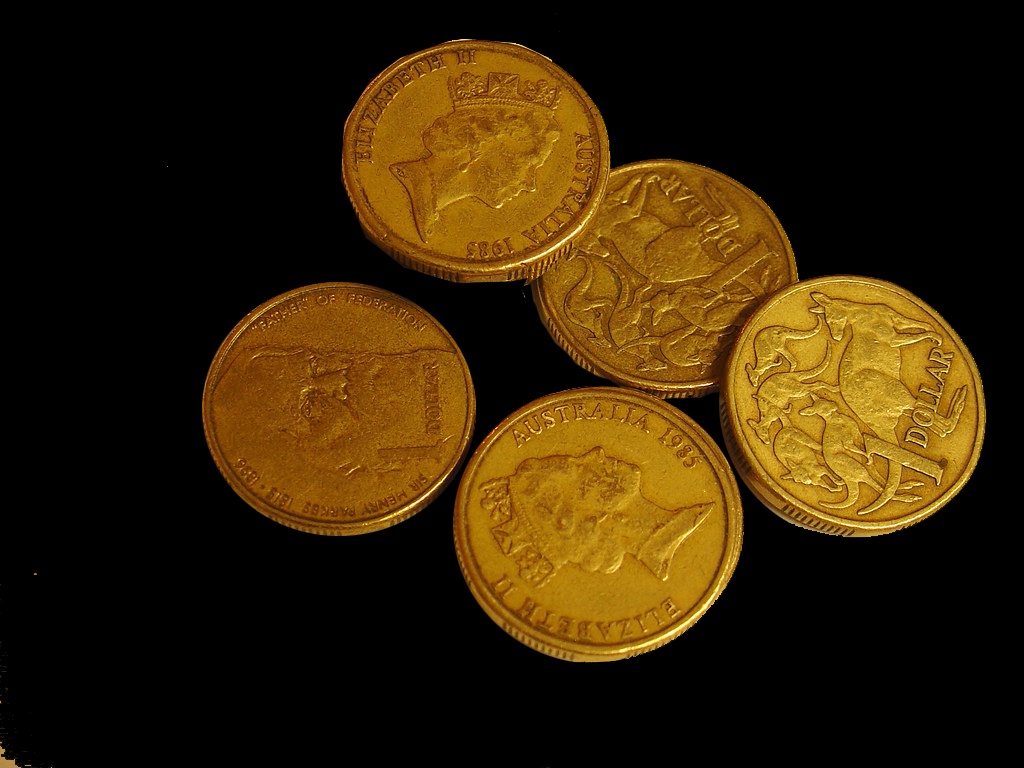
#> input picture lab/week5/Lab3_Images/Lab3_Images/imgQ12-1.png, 1024 x 768 px, found by its file name
$ jupyter execute --allow-errors Lab3.ipynb
#> lines starting #> are read from the running program, lines starting #| are printed output that depends on the picture; after the words box and inside, x2 and y2 are one past the last pixel; in counts of white or black regions, pixels touching at a corner belong together
[cell 1]
import numpy as np
import cv2
import matplotlib.pyplot as plt
from sklearn.cluster import MeanShift, estimate_bandwidth
from scipy import ndimage as ndi

from skimage.segmentation import watershed
from skimage.feature import peak_local_max

[cell 2]
size = 100,100

[cell 3]
img11 = cv2.imread('Lab3_images/Lab3_images/imgQ12-1.png')
#> img11 is the input picture: shape (768, 1024, 3); mean B, G, R 5.3, 34.7, 52.5
img1 = cv2.cvtColor(img11,cv2.COLOR_BGR2RGB)

#> (a cell that did not finish here is left out)

[cell 5]
plt.imshow(img1)
#plt.title(k)
plt.show()

[cell 6]
img1 = cv2.resize(img1,(100,100))
#> img1: shape (100, 100, 3)

[cell 7]
img = np.reshape(img1,[-1,3])

[cell 8]
img.shape
#> Out = (10000, 3)

[cell 9]
ms = MeanShift(bin_seeding=True)

#> (a cell that did not finish here is left out)

#> (a cell that did not finish here is left out)

#> (a cell that did not finish here is left out)

#> (a cell that did not finish here is left out)

[cell 14]
img21 = cv2.imread('Lab3_images/Lab3_images/imgQ12-1.png')
img22 = cv2.imread('Lab3_images/Lab3_images/imgQ12-2.png')
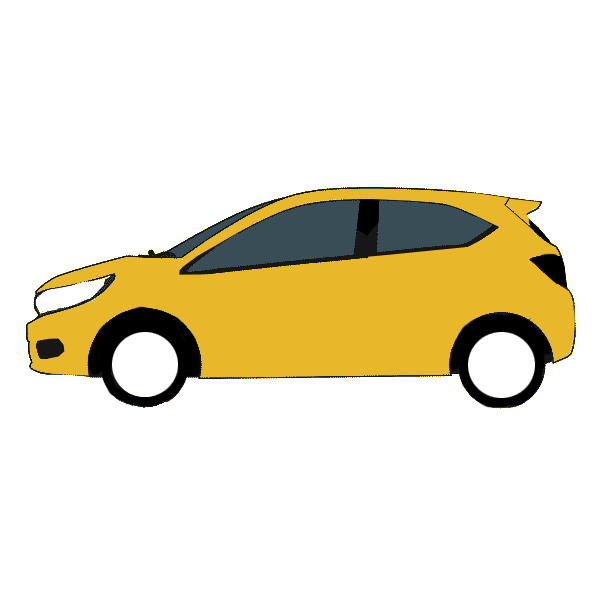
#> input picture lab/week5/Lab3_Images/Lab3_Images/imgQ12-2.png, 600 x 600 px, found by its file name
#> img22 is the input picture: shape (600, 600, 3); mean B, G, R 207.5, 228.1, 234.6

[cell 15]
gray2 = cv2.cvtColor(img21, cv2.COLOR_BGR2GRAY)
ret2, thresh2 = cv2.threshold(gray2, 0, 255,cv2.THRESH_BINARY_INV | cv2.THRESH_OTSU)
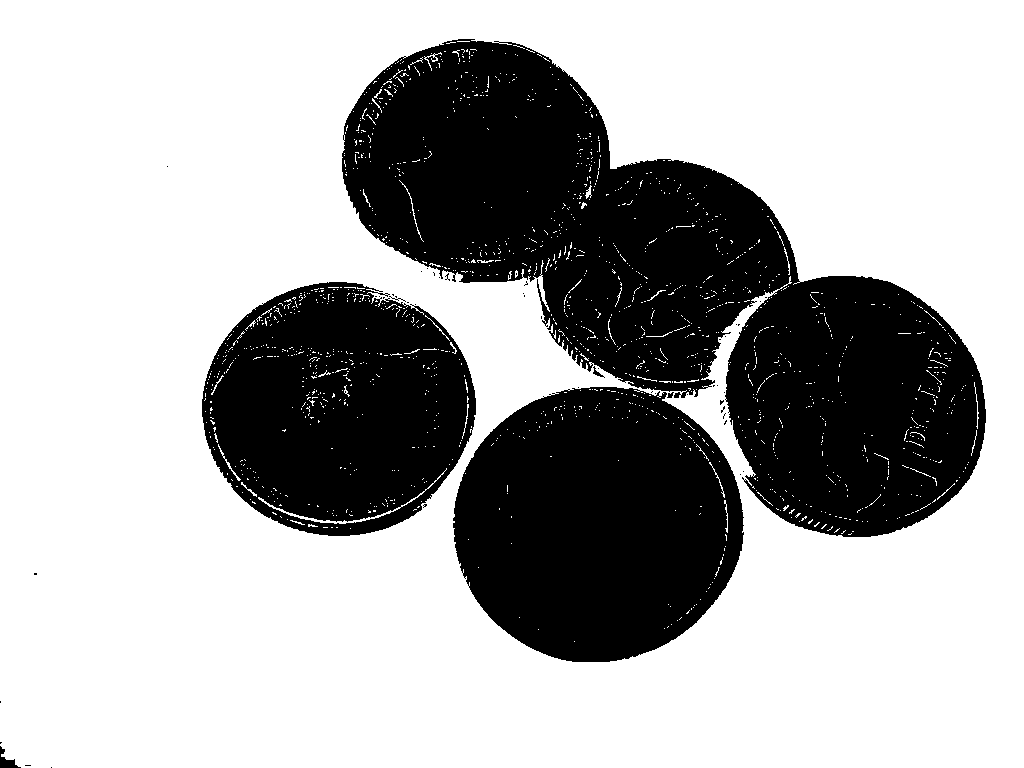
#> thresh2: shape (768, 1024); 67.6% white; 51 black regions (45 under 20 px), largest, box (x1, y1, x2, y2) and area: (342, 39, 986, 537) 140866, (453, 387, 744, 662) 62237, (202, 282, 476, 536) 51664, (0, 746, 21, 768) 179, (593, 366, 605, 378) 41, (667, 392, 674, 398) 25
#> ret2 = 55

kernel2 = np.ones((3, 3), dtype=np.uint8)
# 2.噪声去除
open2 = cv2.morphologyEx(thresh2, cv2.MORPH_OPEN, kernel2, iterations=2)
#> open2: shape (768, 1024); 66.6% white; 10 black regions (7 under 20 px), largest, box (x1, y1, x2, y2) and area: (342, 39, 986, 662) 208653, (202, 282, 476, 536) 53927, (0, 742, 31, 768) 219
# 3.确定背景区域
sure_bg2 = cv2.dilate(open2, kernel2, iterations=3)
#> sure_bg2: shape (768, 1024); 68.4% white; 3 black regions, box (x1, y1, x2, y2) and area: (345, 42, 983, 659) 197415, (205, 285, 473, 533) 50795, (0, 752, 12, 768) 75
# 4.寻找前景区域
dist_transform2 = cv2.distanceTransform(open2, 1, 5)
ret2, sure_fg2 = cv2.threshold(dist_transform2, 0.5 * dist_transform2.max(), 255, cv2.THRESH_BINARY)
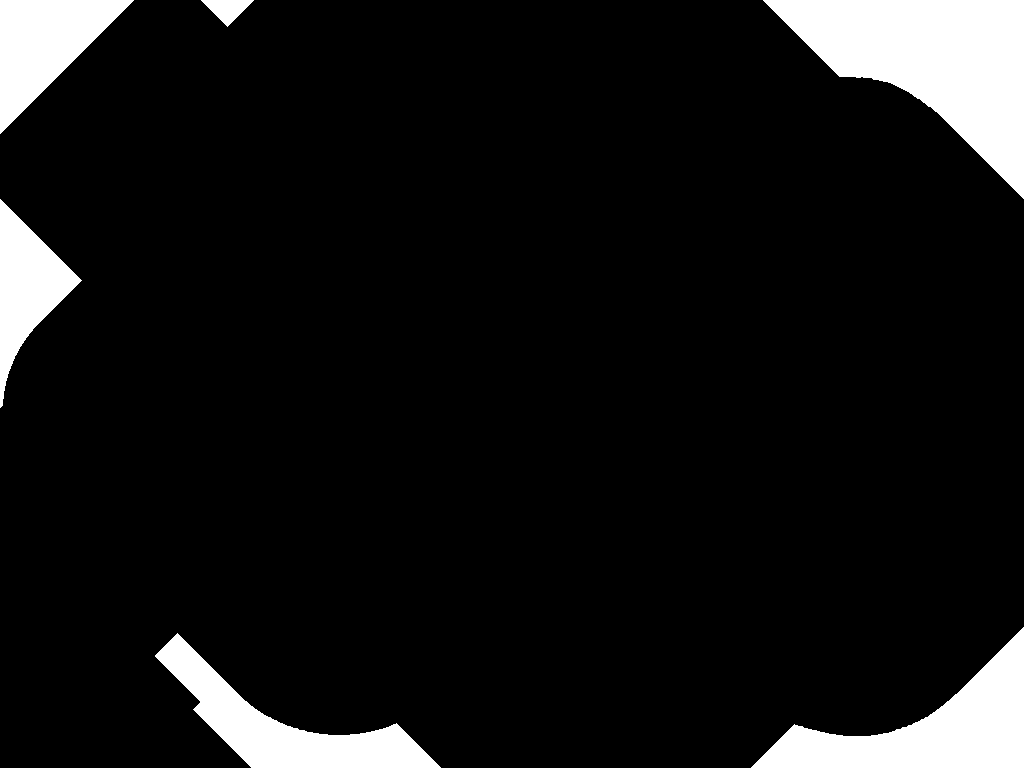
#> sure_fg2: shape (768, 1024) float32; 8.7% white; 6 white regions, box (x1, y1, x2, y2) and area: (763, 0, 1024, 199) 25047, (751, 627, 1024, 768) 15015, (155, 633, 441, 768) 11602, (0, 0, 134, 134) 9045, (0, 199, 82, 408) 7192, (201, 0, 254, 27) 729
#> ret2 = 199
# 5.找到未知区域
sure_fg2 = np.uint8(sure_fg2)
unknow2 = cv2.subtract(sure_bg2, sure_fg2)
#> unknow2: shape (768, 1024); 59.7% white; 9 black regions, largest, box (x1, y1, x2, y2) and area: (345, 42, 983, 659) 197415, (205, 285, 473, 533) 50795, (763, 0, 1024, 199) 25047

# 6.类别标记
ret2, markers2 = cv2.connectedComponents(sure_fg2)
#> markers2: shape (768, 1024) int32; 7 distinct labels, from 0 to 6
#> ret2 = 7

[cell 16]
ret2, markers2 = cv2.connectedComponents(sure_fg2)
# 为所有的标记加1，保证背景是0而不是1
markers2 = markers2 + 1
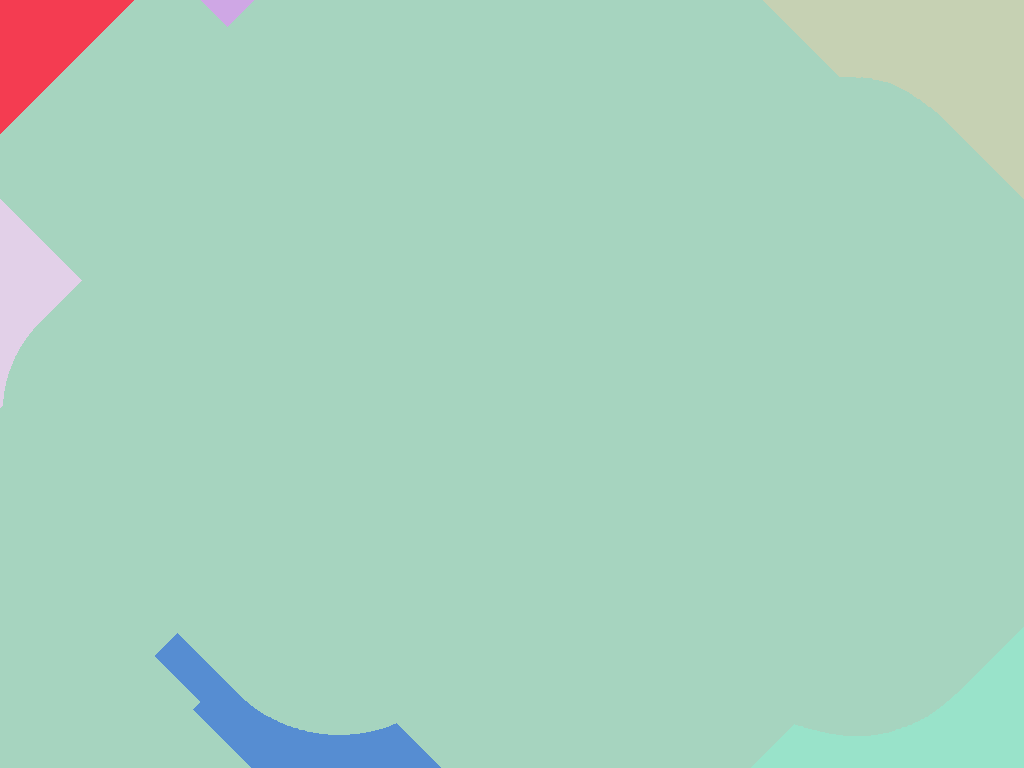
#> markers2: shape (768, 1024) int32; 7 distinct labels, from 1 to 7; one colour per label, 0 black
# 现在让所有的未知区域为0
markers2[unknow2 == 255] = 0
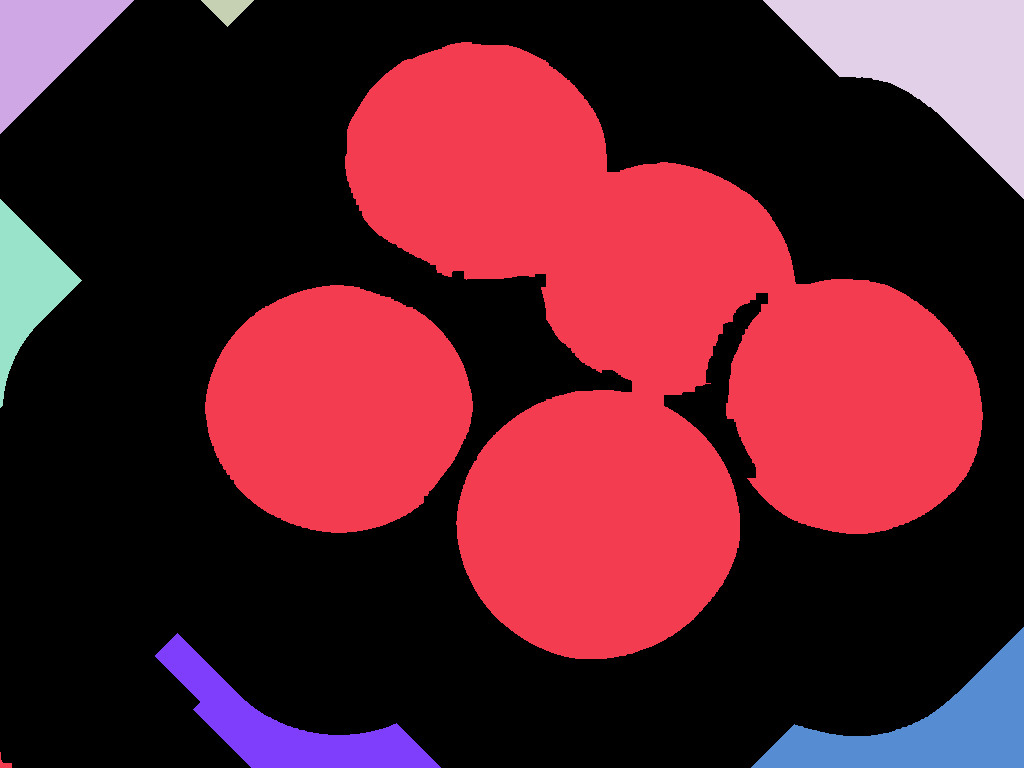
#> markers2: shape (768, 1024) int32; 8 distinct labels, from 0 to 7; one colour per label, 0 black

# 7.分水岭算法
#> (the rest of this cell did not finish here and is left out)

[cell 17]
labels2 = watershed(-dist_transform2, markers2, mask=gray2)
#> labels2: shape (768, 1024) int32; values 0 (black) and 1 (white), 34.4% white; 3 white regions, box (x1, y1, x2, y2) and area: (340, 39, 987, 663) 214853, (202, 282, 476, 536) 55155, (0, 740, 23, 768) 258

[cell 18]
plt.imshow(labels2)

[cell 19]
gray1 = cv2.cvtColor(img21,cv2.COLOR_BGR2GRAY)
cv2.threshold(gray1,127,0,cv2.THRESH_BINARY_INV)

[cell 20]
distance = ndi.distance_transform_edt(gray1)
distance

[cell 21]
distance.shape, gray1.shape
#> Out = ((768, 1024), (768, 1024))

[cell 22]
local_maxi = peak_local_max(distance, indices = False, footprint=np.ones((3,3)),labels = gray1)
#> local_maxi: shape (768, 1024) bool; 29.8% white; 88 white regions (83 under 20 px), largest, box (x1, y1, x2, y2) and area: (340, 39, 987, 663) 186540, (202, 282, 476, 536) 47539, (1, 751, 19, 767) 62, (521, 289, 526, 299) 22, (24, 764, 32, 767) 21

[cell 23]
markers = ndi.label(local_maxi)[0]
#> markers: shape (768, 1024) int32; 627 distinct labels, from 0 to 626
labels = watershed(-distance, markers, mask=gray1)
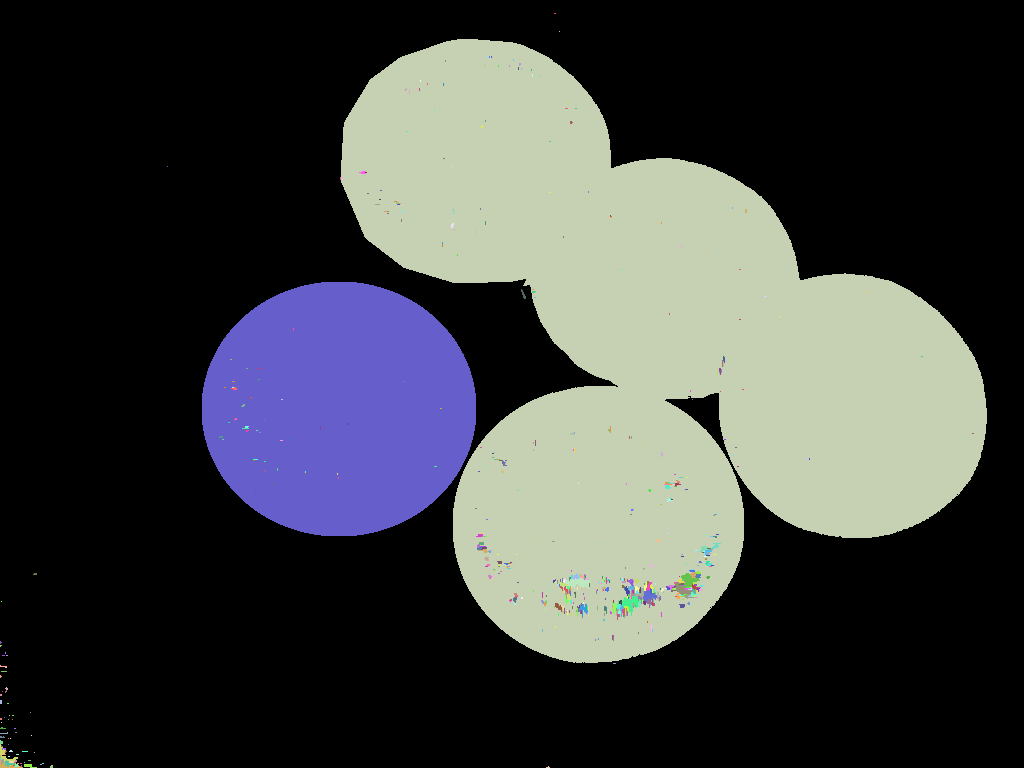
#> labels: shape (768, 1024) int32; 627 distinct labels, from 0 to 626; one colour per label, 0 black

[cell 24]
fig, axes = plt.subplots(ncols=3, figsize=(9, 3), sharex=True, sharey=True)
ax = axes.ravel()

ax[0].imshow(gray1, cmap=plt.cm.gray)
ax[0].set_title('Overlapping objects')
ax[1].imshow(-distance, cmap=plt.cm.gray)
ax[1].set_title('Distances')
ax[2].imshow(labels, cmap=plt.cm.nipy_spectral)
ax[2].set_title('Separated objects')
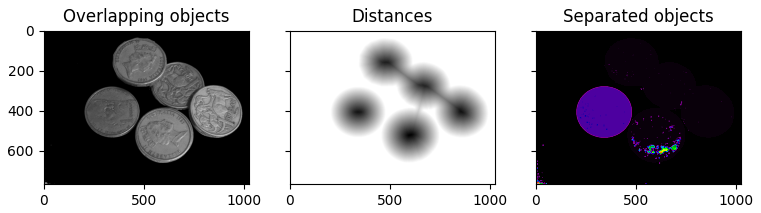
#> figure drawn by matplotlib, 3 panels
